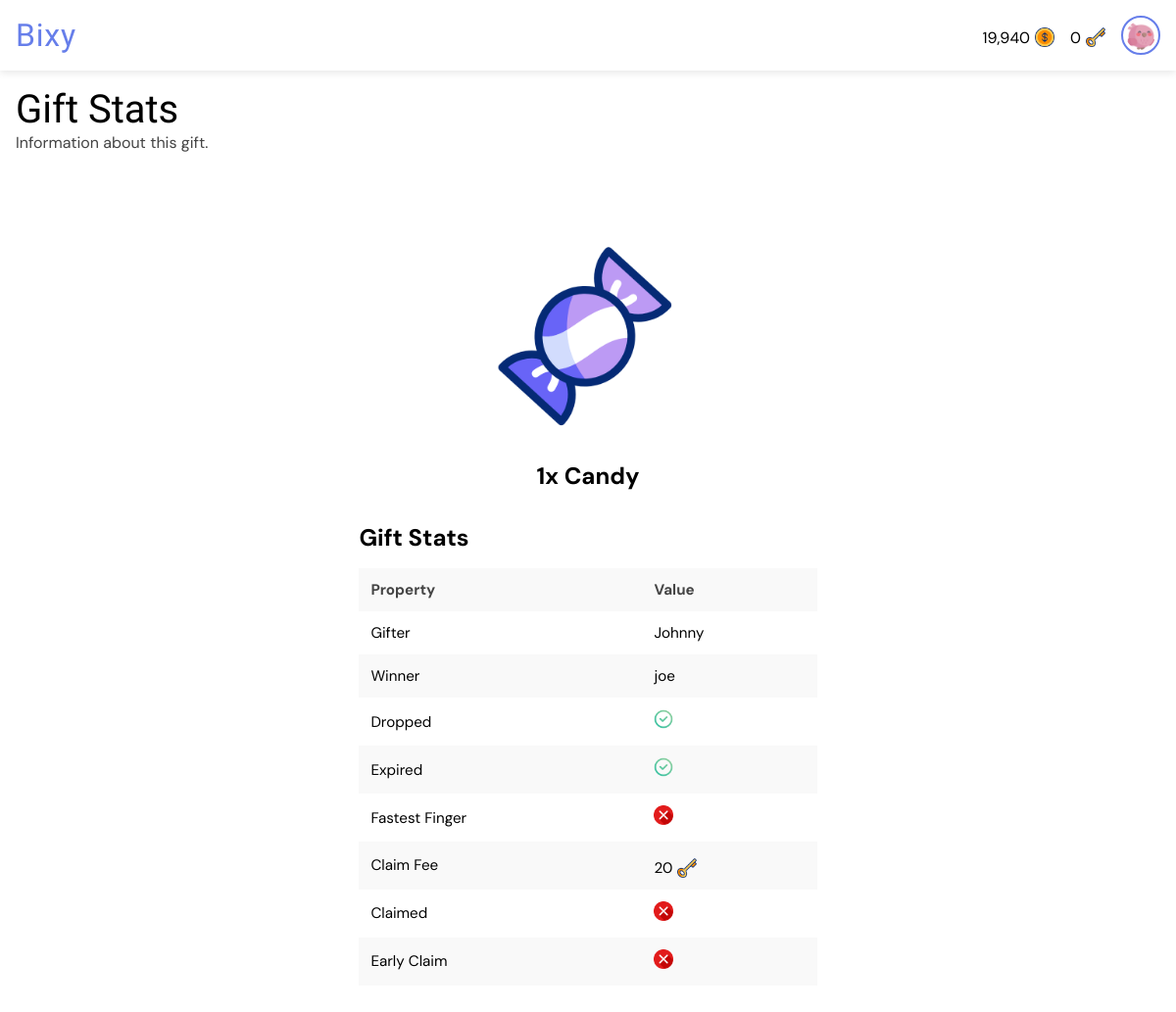
The app's page /gifts/118/stats/ (signed in) with its own data.
### giftapp/models.py (models this page shows, shortened)
class User(AbstractUser):
    gender = models.CharField(max_length=6, choices=GENDERS, default=GENDERS[0][0])
    is_verified = models.BooleanField(default=False, help_text="If the user's email address is verified or not.")
    email = models.EmailField(unique=True, blank=False, null=False)
    new_email = models.EmailField(unique=False, blank=True, null=True)
    coins = models.PositiveIntegerField(default=0)
    won_coins = models.PositiveIntegerField(default=0)
    keys = models.PositiveIntegerField(default=0)
    verify_code = models.CharField(max_length=255, null=True, blank=True)
    change_email_code = models.CharField(max_length=255, null=True, blank=True)
    profile_pic = models.ForeignKey(ProfilePicture, on_delete=models.SET_NULL, related_name='owners', null=True)
    deactivated_at = models.DateTimeField(null=True, blank=True)
    USERNAME_FIELD = "email"
    REQUIRED_FIELDS = ["username"]

class ProfilePicture(models.Model):
    name = models.CharField(max_length=50, null=False, blank=False)
    image = models.ImageField(null=False, blank=False, upload_to='profile_pics')

class GiftTransaction(models.Model):
    gifter = models.ForeignKey(User, on_delete=models.CASCADE, related_name="gifts_sent")
    recipient = models.ForeignKey(User, on_delete=models.CASCADE, related_name="gifts_received", null=True, blank=True)
    gift = models.ForeignKey(Gift, on_delete=models.CASCADE, related_name='transactions')
    quantity = models.PositiveIntegerField(default=1, help_text="Number of this gift to buy.")
    early_claim_fee = models.PositiveIntegerField(default=0, help_text="Number of keys paid to claim the gift early if not dropped. FF gifts cannot have early claim fee greater than 0.")
    claim_fee = models.PositiveIntegerField(default=0, help_text="Number of keys paid to claim the gift if dropped.")
    paid_users = models.ManyToManyField(User, related_name="paid_gifts", blank=True)
    message = models.CharField(max_length=255, blank=True)
    is_visible = models.BooleanField(default=True, help_text="If the actual gift is shown or hidden.")
    is_fastest_finger = models.BooleanField(default=False, help_text="If the gift is won by fastest finger only.")
    expire_rate = models.PositiveIntegerField(default=1, help_text="Number of hours before the gift expires (1 - 24). Must be greater than drop rate.")
    drop_rate = models.PositiveIntegerField(default=0, help_text="Number of hours before the gift drops (0 - 23).")
    expire_date = models.DateTimeField(default=timezone.now)
    drop_date = models.DateTimeField(default=timezone.now)
    created_at = models.DateTimeField(default=timezone.now)
    reveals = models.ManyToManyField(User, related_name="gift_reveals", blank=True)
    claimed_by = models.ForeignKey(
        User, null=True, blank=True, on_delete=models.SET_NULL, related_name="gifts_claimed"
    )
    def seconds_until_expire(self):
        delta = self.expire_date - timezone.now()
        return max(0, int(delta.total_seconds()))
    def is_due_for_expire(self):
        return self.seconds_until_expire() <= 0
    def seconds_until_drop(self):
        delta = self.drop_date - timezone.now()
        return max(0, int(delta.total_seconds()))
    def is_due_for_drop(self):
        return self.seconds_until_drop() <= 0

class Gift(models.Model):
    name = models.CharField(max_length=50, null=True, blank=True)
    cost = models.PositiveIntegerField(default=0)
    image = models.ImageField(null=True, blank=True, upload_to='gift_images')
    gif = models.FileField(null=True, blank=True, upload_to='gift_gifs')

### giftapp/views.py (the view)
# urls.py: path("gifts/<int:gift_transaction_id>/stats/", views.gift_stats, name="view_gift_stats"),
@login_required
def gift_stats(request, gift_transaction_id):
    gift_transaction = get_object_or_404(GiftTransaction, id=gift_transaction_id)
    return render(request, "gift_stats.html", {'gift_transaction': gift_transaction})

### templates/gift_stats.html (shortened to what this page needs)
{% extends 'base.html' %}
{% load static %}
{% load humanize %}
{% load timefilters %}
{% block title %}
<link rel="stylesheet" href="{% static 'css/all_gifts.css' %}">
{% endblock %}
{% block body %}
<div class="heading">
    <h1>Gift Stats</h1>
    <p>Information about this gift.</p>
</div>
<div class="buy">
    <div class="buy-sub">
        <div class="gift-info">
            {% if gift_transaction.gifter == request.user or gift_transaction.recipient == request.user %}
            <img src="{{ gift_transaction.gift.gif.url }}" alt="Gift image">
            <h2>{{ gift_transaction.quantity|intcomma }}x {{ gift_transaction.gift.name }}</h2>
            {% elif gift_transaction.gifter != request.user and gift_transaction.recipient != request.user %}
            {% if gift_transaction.is_visible or gift_transaction.is_due_for_expire %}
            <img src="{{ gift_transaction.gift.gif.url }}" alt="Gift image">
            <h2>{{ gift_transaction.quantity|intcomma }}x {{ gift_transaction.gift.name }}</h2>
            {% else %}
            <img src="{% static 'images/search.gif' %}" alt="Gift image">
            <h2>Hidden Gift</h2>
            <p>Gift will be visible when it expires.</p>
            {% endif %}
            {% endif %}
        </div>
        <div class="table-container">
            <h2>Gift Stats</h2>
            <table>
                <thead>
                    <tr>
                        <th>Property</th>
                        <th>Value</th>
                    </tr>
                </thead>
                <tbody>
                    <tr>
                        <td>Gifter</td>
                        <td>{{ gift_transaction.gifter.username }}</td>
                    </tr>
                    {% if gift_transaction.gifter != request.user and gift_transaction.recipient != request.user and gift_transaction.is_due_for_expire %}
                    <tr>
                        <td>Winner</td>
                        {% if gift_transaction.recipient %}
                        <td>{{ gift_transaction.recipient.username }}</td>
                        {% else %}
                        <td>--</td>
                        {% endif %}
                    </tr>
                    {% endif %}
                    <tr>
                        <td>Dropped</td>
                        {% if gift_transaction.is_due_for_drop %}
                        <td><img src="{% static 'images/check.png' %}" alt="player status image" width="20" height="20">
                        </td>
                        {% else %}
                        <td><img src="{% static 'images/x-button.png' %}" alt="player status image" width="20"
                                height="20"></td>
                        {% endif %}
                    </tr>
                    <tr>
                        <td>Expired</td>
                        {% if gift_transaction.is_due_for_expire %}
                        <td><img src="{% static 'images/check.png' %}" alt="player status image" width="20" height="20">
                        </td>
                        {% else %}
                        <td><img src="{% static 'images/x-button.png' %}" alt="player status image" width="20"
                                height="20"></td>
                        {% endif %}
                    </tr>
                    <tr>
                        <td>Fastest Finger</td>
                        {% if gift_transaction.is_fastest_finger %}
                        <td><img src="{% static 'images/check.png' %}" alt="player status image" width="20" height="20">
                        </td>
                        {% else %}
                        <td><img src="{% static 'images/x-button.png' %}" alt="player status image" width="20"
                                height="20"></td>
                        {% endif %}
                    </tr>
                    <tr>
                        <td>Claim Fee</td>
                        <td>
                            <div class="cost td-content">
                                <p>{{ gift_transaction.claim_fee|intcomma }}</p>
                                <img src="{% static 'images/key.png' %}" alt="Coin image">
                            </div>
                        </td>
                    </tr>
                    {% if gift_transaction.gifter != request.user %}
                    <tr>
                        <td>Claimed</td>
                        {% if request.user in gift_transaction.reveals.all %}
                        <td><img src="{% static 'images/check.png' %}" alt="player status image" width="20" height="20">
                        </td>
                        {% else %}
                        <td><img src="{% static 'images/x-button.png' %}" alt="player status image" width="20"
                                height="20"></td>
                        {% endif %}
                    </tr>
                    {% endif %}
                    {% if not gift_transaction.is_fastest_finger %}
                    <tr>
                        <td>Early Claim</td>
                        {% if gift_transaction.early_claim_fee > 0 %}
                        <td><img src="{% static 'images/check.png' %}" alt="player status image" width="20" height="20">
                        </td>
                        {% else %}
                        <td><img src="{% static 'images/x-button.png' %}" alt="player status image" width="20"
                                height="20"></td>
                        {% endif %}
                    </tr>
                    {% endif %}
                </tbody>
            </table>
        </div>
    </div>
</div>
{% endblock %}

### templates/base.html (shortened to what this page needs)
<!DOCTYPE html>
<html lang="en">
<head>
    {% load static %}
    {% load humanize %}
    {% load timefilters %}
    {% block title %} {% endblock %}
</head>
<body>
    <nav class="navbar">
        <div class="logo-container" role="link" tabindex="0">
            <a href="{% url 'all_gifts' %}" class="logo-text">Bixy</a>
        </div>
        <div class="profile-section" id="profileSection">
            {% if user.is_authenticated %}
            <a href="{% url 'buy_coins' %}" style="text-decoration: none; color: black;">
                <div class="cost">
                    <p>{{ user.coins|intcomma }}</p>
                    <img src="{% static 'images/dollar.png' %}" alt="Gift image">
                </div>
            </a>
            <a href="{% url 'buy_coins' %}" style="text-decoration: none; color: black;">
                <div class="cost">
                    <p>{{ user.keys|intcomma }}</p>
                    <img src="{% static 'images/key.png' %}" alt="Gift image">
                </div>
            </a>
            <a href="{% url 'profile' %}">
                <img src="{{ user.profile_pic.image.url }}" alt="Profile picture" class="profile-pic" />
            </a>
            {% else %}
            <a href="{% url 'signin' %}" class="btn login">Login</a>
            <a href="{% url 'signup' %}" class="btn signup">Sign Up</a>
            {% endif %}
        </div>
    </nav>
    <main>
        <section>
            {% block body %} {% endblock %}
        </section>
    </main>
</body>
</html>

### static/css/all_gifts.css (style rules this page uses)
* { margin: 0; padding: 0; box-sizing: border-box; font-family: "DM Sans", sans-serif; font-optical-sizing: auto; font-style: normal; }
html { font-size: 16px; }
:root { --background-color: white; --text-color: black; --label-color: #555; --even-row-color: #f9f9f9; --input-background-color: white; --input-text-color: black; --input-border-color: #ccc; --sub-text-color: #444; --button-color: #667eea; --link-color: #667eea; --button-hover-color: #7f53d2; --card-background-color: rgb(240, 235, 235); --card-text-color: var(--text-color); --card-button-color: white; --tag-bg: #dbd7d7; --tag-text: black; --padding-value: 1rem; }
* { margin: 0; padding: 0; box-sizing: border-box; }
body { background-color: var(--background-color); }
.navbar { display: flex; justify-content: space-between; align-items: center; padding: 1rem var(--padding-value); background: var(--background-color); box-shadow: 0 2px 8px rgba(0, 0, 0, 0.1); position: fixed; top: 0; width: 100%; z-index: 1000; }
.logo-container { display: flex; align-items: center; cursor: pointer; user-select: none; }
.logo-text { font-weight: 700; font-size: 2rem; color: var(--button-color); line-height: 1; letter-spacing: .05rem; font-family: "Passion One", sans-serif; font-weight: 400; font-style: normal; text-decoration: none; }
.profile-section { display: flex; align-items: center; gap: 1rem; }
.profile-pic { width: 40px; height: 40px; border-radius: 50%; object-fit: cover; cursor: pointer; border: 2px solid var(--button-color); transition: box-shadow 0.3s ease; padding: .2rem; display: block; }
main { margin-top: 4.5em; }
div.heading { padding: 1rem var(--padding-value); }
div.heading h1 { font-family: "Passion One", sans-serif; font-weight: 400; font-style: normal; text-decoration: none; font-size: 2.5rem; color: var(--text-color); }
div.heading p { color: var(--sub-text-color); }
div.gift-info { display: flex; flex-direction: column; align-items: center; padding: 1em; }
div.gift-info h2 { color: var(--text-color); }
div.cost { display: flex; align-items: center; gap: 5px; justify-content: center; margin-top: .3rem; color: var(--text-color); }
div.td-content { justify-content: flex-start; }
div.cost img { width: 20px !important; height: 20px !important; }
div.buy { display: flex; flex-direction: column; align-items: center; padding: 2rem var(--padding-value); }
div.buy-sub { width: 40%; }
div.buy img { width: 250px; height: 250px; }
.table-container { background: var(--background-color); overflow-x: auto; color: var(--text-color); }
.table-container h2 { margin: 1rem 0; }
table { width: 100%; border-collapse: collapse; font-size: 0.95rem; }
tr:nth-of-type(even) { background-color: var(--even-row-color); }
th, td { padding: 0.75rem; text-align: left; }
th { background-color: var(--even-row-color); color: var(--sub-text-color); }
td img { width: 20px !important; height: 20px !important; }

### records on screen
User: coins "19,940", keys "0", profile_pic.image (picture)
GiftTransaction: gift.gif (picture), quantity "1", gift.name "Candy", gifter.username "Johnny", recipient.username "joe", claim_fee "20"
